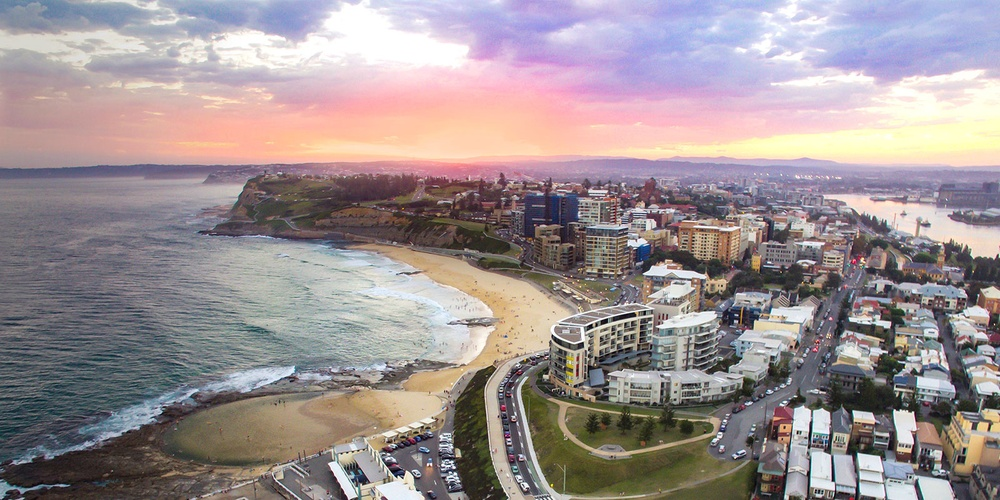
#> input picture newcastle-beach.jpeg, 1000 x 500 px, shrunk from 1600 x 800 before the run
$ python test_image_filtering.py -i newcastle-beach.jpeg -f average -k 11
#> lines starting #> are read from the running program, lines starting #| are printed output that depends on the picture
### modules/cvlib.py
'''

File name: cvlib.py
Description: This script with functions to load, visualize and apply different transformations

Author: Victor Santiago Solis Garcia
Creation date: 03/12/2024

Usage example:  python3 test_image_filtering.py -i newcastle-beach.jpeg -f average -k 11
                python3 test_image_filtering.py -i newcastle-beach.jpeg -f average
                python3 test_image_filtering.py -i newcastle-beach.jpeg -f MEDIAN
-f options: median - average - gaussian

'''

import sys
import cv2
import numpy as np

def read_image(path:str)->cv2:
    #Function to read an image
    #Parameters:    path(str): Path to the image
    #Returns:       img(cv2): Loaded cv2 image

#> called with path = 'newcastle-beach.jpeg'
    img = cv2.imread(path)
#> img is the input picture: shape (500, 1000, 3); mean B, G, R 147.5, 145.6, 156.8
    if img is not None:
        print(f'The image was succesfully loaded')
        return img
    elif img is None:
        sys.exit('The image can not be loaded')

def visualize_image(title:str,img:cv2)->None:
    #Function to visualize an image
    #Parameters:    title(str): Title of the created window
    #               img(cv2): A cv2 image
    #Returns:       Nothing

    cv2.namedWindow(title,cv2.WINDOW_NORMAL)
    cv2.imshow(title,img)

# [39 lines left out: functions rotate_image, translated_image, flip_image, not called in this run]


### test_image_filtering.py
'''

File name: test_image_filtering.py
Description: This script performs filtering image

Author: Victor Santiago Solis Garcia
Creation date: 03/12/2024

Usage example:  python3 test_image_filtering.py -i newcastle-beach.jpeg -f average -k 11
                python3 test_image_filtering.py -i newcastle-beach.jpeg -f average
                python3 test_image_filtering.py -i newcastle-beach.jpeg -f MEDIAN
-f options: median - average - gaussian

'''

import argparse
import cv2
import numpy as np

from modules import cvlib as cvl

def parser_user_data()->argparse:
    #Function to input the image, filter and the kernel size(optional),
    #returns an argparse object
    parser = argparse.ArgumentParser()

    parser.add_argument('-i',
                        required=True,
                        type=str,
                        help='Image to apply the filter')

    parser.add_argument('-f',
                        required=True,
                        type=str,
                        help='Filter, could be median,average or gaussian')

    parser.add_argument('-k',
                        type=int,
                        help='Kernel size',
                        default=5)

    args = parser.parse_args()

    return args

def median_filter(img:cv2,kernel:np.intc=3)->cv2:
    #Function to apply a median filter to an image, accept a cv2 image,
    #and an integer for the kernel size and returns the filtered image.
    #The function verify if the kernel size is an odd.

    assert kernel%2 == 1, "Filter size must be an odd"

    median_image = cv2.medianBlur(img,kernel)
    return median_image


def average_filter(img:cv2,kernel:np.intc=3)->cv2:
    #Function to apply a average filter to an image, accept a cv2 image,
    #and an integer for the kernel size and returns the filtered image
    #The function verify if the kernel size is an odd.

#> called with kernel = 11
    assert kernel%2 == 1, "Filter size must be an odd"

    average_image = cv2.blur(img,(kernel,kernel))
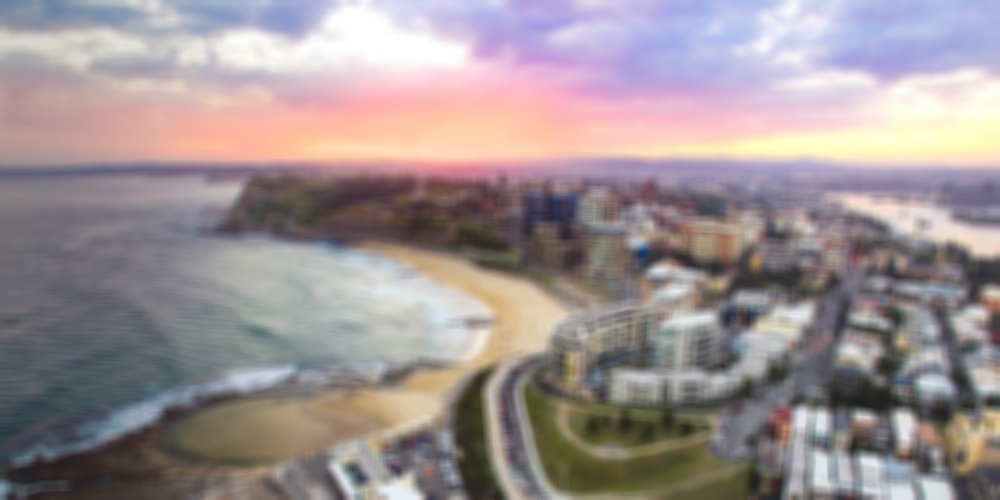
#> average_image: shape (500, 1000, 3); mean B, G, R 147.5, 145.6, 156.8
    return average_image

def gaussian_filter(img:cv2,kernel:np.intc=3)->cv2:
    #Function to apply a gaussian filter to an image, accept a cv2 image,
    #and an integer for the kernel size and returns the filtered image
    #The function verify if the kernel size is an odd.
    assert kernel%2 == 1, "Filter size must be an odd"

    gaussian_image = cv2.GaussianBlur(img,(kernel,kernel),0)
    return gaussian_image

def apply_filter(filter_name:str,
                 img:cv2,
                 kernel:np.intc=11)->cv2:
    #The apply_filter function receives an string filter name, a cv2 image
    #and integer for the kernel size.
    #The function verify if the kernel size is an odd.
    #The function returns the filtered image
    assert kernel%2 == 1, "Filter size must be an odd"

    match filter_name.lower():
        case "average":
            filtered_image=average_filter(img,kernel)
            print(f'Average filter applied')
        case "median":
            filtered_image=median_filter(img,kernel)
            print(f'Median filter applied')
        case "gaussian":
            filtered_image=gaussian_filter(img,kernel)
            print(f'Gaussian filter applied')
    return filtered_image

def close_windows()->None:
    #Function to close the windows created
    cv2.waitKey(0)
    cv2.destroyAllWindows()

def run_pipeline()->None:
    #User input
    args = parser_user_data()
    #Load image
    img = cvl.read_image(args.i)
    #Kernel size
    print(f'Kernel size {args.k}')
    #Filter
    image_filtered = apply_filter(args.f,img,args.k)
    #show original and filtered image
    cvl.visualize_image(f'{args.f} filter',image_filtered)
    cvl.visualize_image("Original image",img)
    close_windows()

if __name__ == '__main__':
    run_pipeline()
